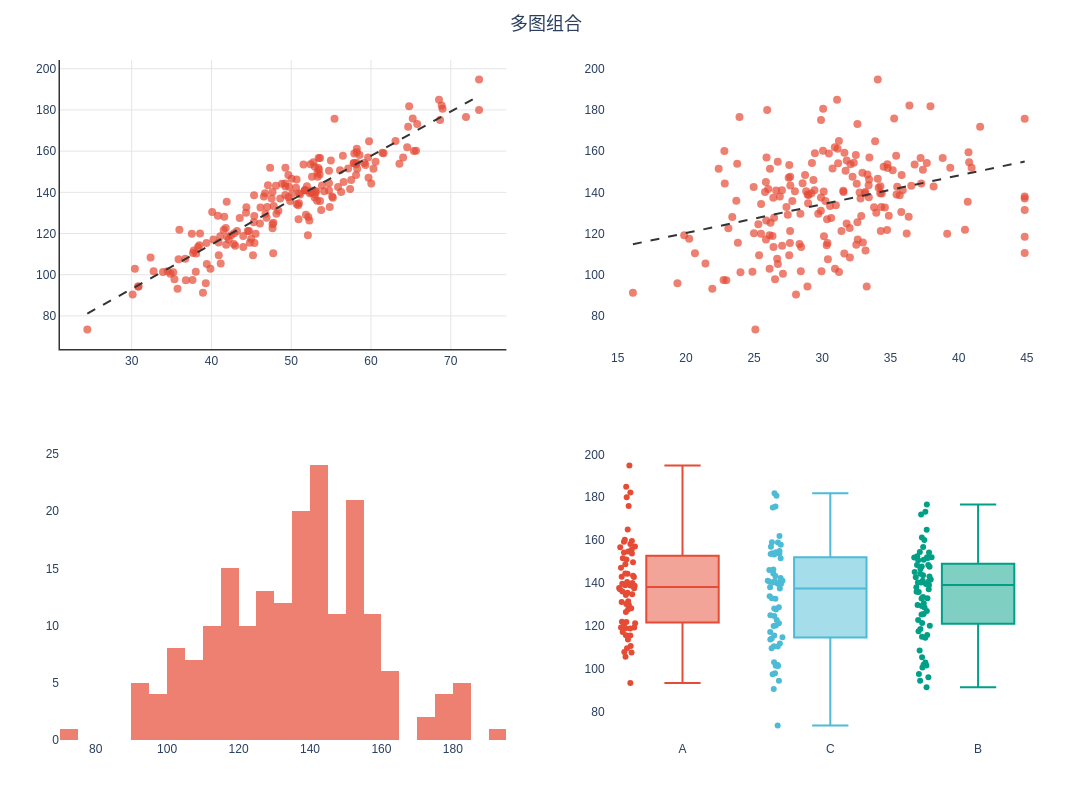

Here is the notebook cell this chart was saved with:
### Code cell
# 5.8 子图网格
print("子图网格（subplot_grid）")
figs = [
    viz.scatter_plot(df_clean, x="x1", y="y", title="X1 vs Y"),
    viz.scatter_plot(df_clean, x="x2", y="y", title="X2 vs Y"),
    viz.histogram(df_clean, x="y", title="Y 分布"),
    viz.box_plot(df_clean, y="y", x="group", title="Y by Group"),
]
fig = viz.subplot_grid(figs, rows=2, cols=2, main_title="多图组合")
fig.show()
